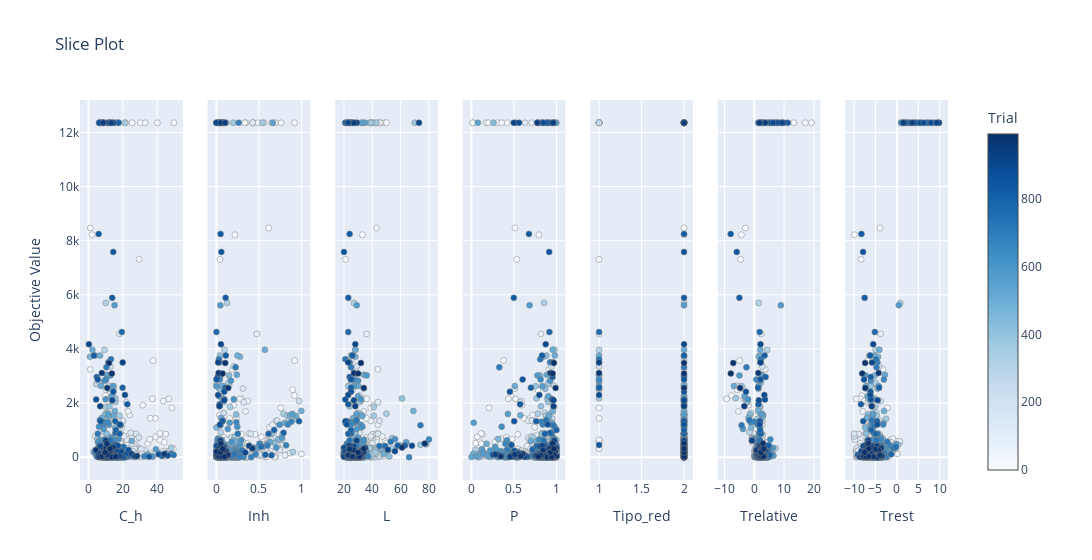

Write notebook code for a chart like this one.
### Code cell
# Gráfico de slice para explorar la relación entre los parámetros y los objetivos
%matplotlib inline
vis.plot_slice(study)

### Figure 1 — Plotly figure (JSON) as saved in the notebook; plotly's stock layout.template omitted (floating-point values rounded to 4 significant figures; data arrays with more than 128 entries replaced by an {"elided": "..."} marker saying what was removed)
{"data": [{"marker": {"color": {"elided": "990 int values"}, "colorbar": {"title": {"text": "Trial"}, "x": 1, "xpad": 40}, "colorscale": [[0, "rgb(247,251,255)"], [0.125, "rgb(222,235,247)"], [0.25, "rgb(198,219,239)"], [0.375, "rgb(158,202,225)"], [0.5, "rgb(107,174,214)"], [0.625, "rgb(66,146,198)"], [0.75, "rgb(33,113,181)"], [0.875, "rgb(8,81,156)"], [1, "rgb(8,48,107)"]], "line": {"color": "Grey", "width": 0.5}, "showscale": true}, "mode": "markers", "name": "Feasible Trial", "showlegend": false, "type": "scatter", "x": {"elided": "990 float values"}, "xaxis": "x", "y": {"elided": "990 float values"}, "yaxis": "y"}, {"marker": {"color": {"elided": "990 int values"}, "colorbar": {"title": {"text": "Trial"}, "x": 1, "xpad": 40}, "colorscale": [[0, "rgb(247,251,255)"], [0.125, "rgb(222,235,247)"], [0.25, "rgb(198,219,239)"], [0.375, "rgb(158,202,225)"], [0.5, "rgb(107,174,214)"], [0.625, "rgb(66,146,198)"], [0.75, "rgb(33,113,181)"], [0.875, "rgb(8,81,156)"], [1, "rgb(8,48,107)"]], "line": {"color": "Grey", "width": 0.5}, "showscale": false}, "mode": "markers", "name": "Feasible Trial", "showlegend": false, "type": "scatter", "x": {"elided": "990 float values"}, "xaxis": "x2", "y": {"elided": "990 float values"}, "yaxis": "y2"}, {"marker": {"color": {"elided": "990 int values"}, "colorbar": {"title": {"text": "Trial"}, "x": 1, "xpad": 40}, "colorscale": [[0, "rgb(247,251,255)"], [0.125, "rgb(222,235,247)"], [0.25, "rgb(198,219,239)"], [0.375, "rgb(158,202,225)"], [0.5, "rgb(107,174,214)"], [0.625, "rgb(66,146,198)"], [0.75, "rgb(33,113,181)"], [0.875, "rgb(8,81,156)"], [1, "rgb(8,48,107)"]], "line": {"color": "Grey", "width": 0.5}, "showscale": false}, "mode": "markers", "name": "Feasible Trial", "showlegend": false, "type": "scatter", "x": {"elided": "990 int values"}, "xaxis": "x3", "y": {"elided": "990 float values"}, "yaxis": "y3"}, {"marker": {"color": {"elided": "990 int values"}, "colorbar": {"title": {"text": "Trial"}, "x": 1, "xpad": 40}, "colorscale": [[0, "rgb(247,251,255)"], [0.125, "rgb(222,235,247)"], [0.25, "rgb(198,219,239)"], [0.375, "rgb(158,202,225)"], [0.5, "rgb(107,174,214)"], [0.625, "rgb(66,146,198)"], [0.75, "rgb(33,113,181)"], [0.875, "rgb(8,81,156)"], [1, "rgb(8,48,107)"]], "line": {"color": "Grey", "width": 0.5}, "showscale": false}, "mode": "markers", "name": "Feasible Trial", "showlegend": false, "type": "scatter", "x": {"elided": "990 float values"}, "xaxis": "x4", "y": {"elided": "990 float values"}, "yaxis": "y4"}, {"marker": {"color": {"elided": "990 int values"}, "colorbar": {"title": {"text": "Trial"}, "x": 1, "xpad": 40}, "colorscale": [[0, "rgb(247,251,255)"], [0.125, "rgb(222,235,247)"], [0.25, "rgb(198,219,239)"], [0.375, "rgb(158,202,225)"], [0.5, "rgb(107,174,214)"], [0.625, "rgb(66,146,198)"], [0.75, "rgb(33,113,181)"], [0.875, "rgb(8,81,156)"], [1, "rgb(8,48,107)"]], "line": {"color": "Grey", "width": 0.5}, "showscale": false}, "mode": "markers", "name": "Feasible Trial", "showlegend": false, "type": "scatter", "x": {"elided": "990 int values"}, "xaxis": "x5", "y": {"elided": "990 float values"}, "yaxis": "y5"}, {"marker": {"color": {"elided": "990 int values"}, "colorbar": {"title": {"text": "Trial"}, "x": 1, "xpad": 40}, "colorscale": [[0, "rgb(247,251,255)"], [0.125, "rgb(222,235,247)"], [0.25, "rgb(198,219,239)"], [0.375, "rgb(158,202,225)"], [0.5, "rgb(107,174,214)"], [0.625, "rgb(66,146,198)"], [0.75, "rgb(33,113,181)"], [0.875, "rgb(8,81,156)"], [1, "rgb(8,48,107)"]], "line": {"color": "Grey", "width": 0.5}, "showscale": false}, "mode": "markers", "name": "Feasible Trial", "showlegend": false, "type": "scatter", "x": {"elided": "990 float values"}, "xaxis": "x6", "y": {"elided": "990 float values"}, "yaxis": "y6"}, {"marker": {"color": {"elided": "990 int values"}, "colorbar": {"title": {"text": "Trial"}, "x": 1, "xpad": 40}, "colorscale": [[0, "rgb(247,251,255)"], [0.125, "rgb(222,235,247)"], [0.25, "rgb(198,219,239)"], [0.375, "rgb(158,202,225)"], [0.5, "rgb(107,174,214)"], [0.625, "rgb(66,146,198)"], [0.75, "rgb(33,113,181)"], [0.875, "rgb(8,81,156)"], [1, "rgb(8,48,107)"]], "line": {"color": "Grey", "width": 0.5}, "showscale": false}, "mode": "markers", "name": "Feasible Trial", "showlegend": false, "type": "scatter", "x": {"elided": "990 float values"}, "xaxis": "x7", "y": {"elided": "990 float values"}, "yaxis": "y7"}], "layout": {"title": {"text": "Slice Plot"}, "width": 2100, "xaxis": {"anchor": "y", "domain": [0, 0.1184], "title": {"text": "C_h"}}, "xaxis2": {"anchor": "y2", "domain": [0.1469, 0.2653], "title": {"text": "Inh"}}, "xaxis3": {"anchor": "y3", "domain": [0.2939, 0.4122], "title": {"text": "L"}}, "xaxis4": {"anchor": "y4", "domain": [0.4408, 0.5592], "title": {"text": "P"}}, "xaxis5": {"anchor": "y5", "domain": [0.5878, 0.7061], "title": {"text": "Tipo_red"}}, "xaxis6": {"anchor": "y6", "domain": [0.7347, 0.8531], "title": {"text": "Trelative"}}, "xaxis7": {"anchor": "y7", "domain": [0.8816, 1.0], "title": {"text": "Trest"}}, "yaxis": {"anchor": "x", "domain": [0, 1], "title": {"text": "Objective Value"}}, "yaxis2": {"anchor": "x2", "domain": [0, 1], "matches": "y", "showticklabels": false}, "yaxis3": {"anchor": "x3", "domain": [0, 1], "matches": "y", "showticklabels": false}, "yaxis4": {"anchor": "x4", "domain": [0, 1], "matches": "y", "showticklabels": false}, "yaxis5": {"anchor": "x5", "domain": [0, 1], "matches": "y", "showticklabels": false}, "yaxis6": {"anchor": "x6", "domain": [0, 1], "matches": "y", "showticklabels": false}, "yaxis7": {"anchor": "x7", "domain": [0, 1], "matches": "y", "showticklabels": false}}}
